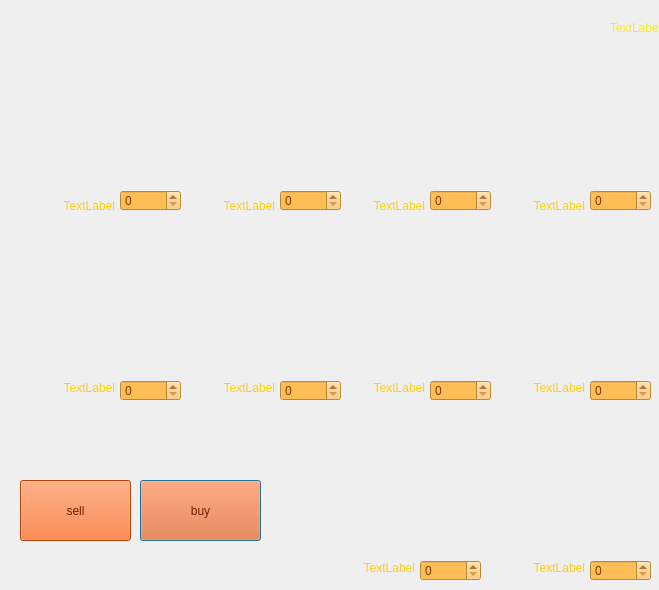
<?xml version="1.0" encoding="UTF-8"?>
<ui version="4.0">
 <class>store</class>
 <widget class="QDialog" name="store">
  <property name="geometry">
   <rect>
    <x>0</x>
    <y>0</y>
    <width>659</width>
    <height>590</height>
   </rect>
  </property>
  <property name="minimumSize">
   <size>
    <width>659</width>
    <height>590</height>
   </size>
  </property>
  <property name="maximumSize">
   <size>
    <width>659</width>
    <height>590</height>
   </size>
  </property>
  <property name="windowTitle">
   <string>Store</string>
  </property>
  <widget class="QLabel" name="label">
   <property name="geometry">
    <rect>
     <x>0</x>
     <y>0</y>
     <width>661</width>
     <height>991</height>
    </rect>
   </property>
   <property name="text">
    <string/>
   </property>
   <property name="pixmap">
    <pixmap resource="game_recources.qrc">:/game_backgrounds/pics_project/shelf.png</pixmap>
   </property>
   <property name="scaledContents">
    <bool>true</bool>
   </property>
  </widget>
  <widget class="QPushButton" name="buy_pushButton">
   <property name="geometry">
    <rect>
     <x>140</x>
     <y>480</y>
     <width>121</width>
     <height>61</height>
    </rect>
   </property>
   <property name="cursor">
    <cursorShape>PointingHandCursor</cursorShape>
   </property>
   <property name="styleSheet">
    <string notr="true">background-color: rgb(255, 95, 15);
color: rgb(117, 29, 0);
font: 75 16pt &quot;MS Shell Dlg 2&quot;;</string>
   </property>
   <property name="text">
    <string>buy</string>
   </property>
  </widget>
  <widget class="QPushButton" name="sell_pushButton">
   <property name="geometry">
    <rect>
     <x>20</x>
     <y>480</y>
     <width>111</width>
     <height>61</height>
    </rect>
   </property>
   <property name="cursor">
    <cursorShape>PointingHandCursor</cursorShape>
   </property>
   <property name="styleSheet">
    <string notr="true">background-color: rgb(255, 95, 15);
color: rgb(117, 29, 0);
font: 75 16pt &quot;MS Shell Dlg 2&quot;;</string>
   </property>
   <property name="text">
    <string>sell</string>
   </property>
  </widget>
  <widget class="QLabel" name="label_2">
   <property name="geometry">
    <rect>
     <x>520</x>
     <y>410</y>
     <width>151</width>
     <height>151</height>
    </rect>
   </property>
   <property name="cursor">
    <cursorShape>WhatsThisCursor</cursorShape>
   </property>
   <property name="toolTip">
    <string>&lt;html&gt;&lt;head/&gt;&lt;body&gt;&lt;p&gt;Wheat&lt;/p&gt;&lt;/body&gt;&lt;/html&gt;</string>
   </property>
   <property name="text">
    <string/>
   </property>
   <property name="pixmap">
    <pixmap resource="game_recources.qrc">:/game_backgrounds/pics_project/store_wheat.png</pixmap>
   </property>
   <property name="scaledContents">
    <bool>true</bool>
   </property>
  </widget>
  <widget class="QLabel" name="label_7">
   <property name="geometry">
    <rect>
     <x>10</x>
     <y>0</y>
     <width>181</width>
     <height>191</height>
    </rect>
   </property>
   <property name="cursor">
    <cursorShape>WhatsThisCursor</cursorShape>
   </property>
   <property name="toolTip">
    <string>&lt;html&gt;&lt;head/&gt;&lt;body&gt;&lt;p&gt;Cow&lt;/p&gt;&lt;/body&gt;&lt;/html&gt;</string>
   </property>
   <property name="text">
    <string/>
   </property>
   <property name="pixmap">
    <pixmap resource="game_recources.qrc">:/game_backgrounds/pics_project/store_cow.png</pixmap>
   </property>
   <property name="scaledContents">
    <bool>true</bool>
   </property>
  </widget>
  <widget class="QLabel" name="label_8">
   <property name="geometry">
    <rect>
     <x>70</x>
     <y>240</y>
     <width>101</width>
     <height>141</height>
    </rect>
   </property>
   <property name="cursor">
    <cursorShape>WhatsThisCursor</cursorShape>
   </property>
   <property name="toolTip">
    <string>&lt;html&gt;&lt;head/&gt;&lt;body&gt;&lt;p&gt;Hen&lt;/p&gt;&lt;/body&gt;&lt;/html&gt;</string>
   </property>
   <property name="text">
    <string/>
   </property>
   <property name="pixmap">
    <pixmap resource="game_recources.qrc">:/game_backgrounds/pics_project/store_hen.png</pixmap>
   </property>
   <property name="scaledContents">
    <bool>true</bool>
   </property>
  </widget>
  <widget class="QLabel" name="label_9">
   <property name="geometry">
    <rect>
     <x>210</x>
     <y>70</y>
     <width>111</width>
     <height>121</height>
    </rect>
   </property>
   <property name="cursor">
    <cursorShape>WhatsThisCursor</cursorShape>
   </property>
   <property name="toolTip">
    <string>&lt;html&gt;&lt;head/&gt;&lt;body&gt;&lt;p&gt;Milk&lt;/p&gt;&lt;/body&gt;&lt;/html&gt;</string>
   </property>
   <property name="text">
    <string/>
   </property>
   <property name="pixmap">
    <pixmap resource="game_recources.qrc">:/game_backgrounds/pics_project/store_milk.png</pixmap>
   </property>
   <property name="scaledContents">
    <bool>true</bool>
   </property>
  </widget>
  <widget class="QLabel" name="label_10">
   <property name="geometry">
    <rect>
     <x>370</x>
     <y>240</y>
     <width>111</width>
     <height>131</height>
    </rect>
   </property>
   <property name="cursor">
    <cursorShape>WhatsThisCursor</cursorShape>
   </property>
   <property name="toolTip">
    <string>&lt;html&gt;&lt;head/&gt;&lt;body&gt;&lt;p&gt;&lt;span style=&quot; font-family:'roboto','arial','sans-serif'; font-size:13px; color:#000000; background-color:#ffffff;&quot;&gt;Shovel&lt;/span&gt;&lt;/p&gt;&lt;/body&gt;&lt;/html&gt;</string>
   </property>
   <property name="text">
    <string/>
   </property>
   <property name="pixmap">
    <pixmap resource="game_recources.qrc">:/game_backgrounds/pics_project/shovel.png</pixmap>
   </property>
   <property name="scaledContents">
    <bool>true</bool>
   </property>
  </widget>
  <widget class="QLabel" name="label_11">
   <property name="geometry">
    <rect>
     <x>550</x>
     <y>100</y>
     <width>91</width>
     <height>101</height>
    </rect>
   </property>
   <property name="cursor">
    <cursorShape>WhatsThisCursor</cursorShape>
   </property>
   <property name="toolTip">
    <string>&lt;html&gt;&lt;head/&gt;&lt;body&gt;&lt;p&gt;Wool&lt;/p&gt;&lt;/body&gt;&lt;/html&gt;</string>
   </property>
   <property name="text">
    <string/>
   </property>
   <property name="pixmap">
    <pixmap resource="game_recources.qrc">:/game_backgrounds/pics_project/wool.png</pixmap>
   </property>
   <property name="scaledContents">
    <bool>true</bool>
   </property>
  </widget>
  <widget class="QLabel" name="label_12">
   <property name="geometry">
    <rect>
     <x>350</x>
     <y>40</y>
     <width>161</width>
     <height>151</height>
    </rect>
   </property>
   <property name="cursor">
    <cursorShape>WhatsThisCursor</cursorShape>
   </property>
   <property name="toolTip">
    <string>&lt;html&gt;&lt;head/&gt;&lt;body&gt;&lt;p&gt;Sheep&lt;/p&gt;&lt;/body&gt;&lt;/html&gt;</string>
   </property>
   <property name="text">
    <string/>
   </property>
   <property name="pixmap">
    <pixmap resource="game_recources.qrc">:/game_backgrounds/pics_project/store_sheep.png</pixmap>
   </property>
   <property name="scaledContents">
    <bool>true</bool>
   </property>
  </widget>
  <widget class="QLabel" name="label_13">
   <property name="geometry">
    <rect>
     <x>240</x>
     <y>280</y>
     <width>71</width>
     <height>101</height>
    </rect>
   </property>
   <property name="cursor">
    <cursorShape>WhatsThisCursor</cursorShape>
   </property>
   <property name="toolTip">
    <string>&lt;html&gt;&lt;head/&gt;&lt;body&gt;&lt;p&gt;Egg&lt;/p&gt;&lt;/body&gt;&lt;/html&gt;</string>
   </property>
   <property name="text">
    <string/>
   </property>
   <property name="pixmap">
    <pixmap resource="game_recources.qrc">:/game_backgrounds/pics_project/egg.png</pixmap>
   </property>
   <property name="scaledContents">
    <bool>true</bool>
   </property>
  </widget>
  <widget class="QLabel" name="label_3">
   <property name="geometry">
    <rect>
     <x>390</x>
     <y>420</y>
     <width>101</width>
     <height>131</height>
    </rect>
   </property>
   <property name="cursor">
    <cursorShape>WhatsThisCursor</cursorShape>
   </property>
   <property name="toolTip">
    <string>&lt;html&gt;&lt;head/&gt;&lt;body&gt;&lt;p&gt;Alfalfa&lt;/p&gt;&lt;/body&gt;&lt;/html&gt;</string>
   </property>
   <property name="text">
    <string/>
   </property>
   <property name="pixmap">
    <pixmap resource="game_recources.qrc">:/game_backgrounds/pics_project/Tea_plant.png</pixmap>
   </property>
   <property name="scaledContents">
    <bool>true</bool>
   </property>
  </widget>
  <widget class="QLabel" name="label_14">
   <property name="geometry">
    <rect>
     <x>590</x>
     <y>300</y>
     <width>21</width>
     <height>71</height>
    </rect>
   </property>
   <property name="cursor">
    <cursorShape>WhatsThisCursor</cursorShape>
   </property>
   <property name="toolTip">
    <string>&lt;html&gt;&lt;head/&gt;&lt;body&gt;&lt;p&gt;Nail&lt;/p&gt;&lt;/body&gt;&lt;/html&gt;</string>
   </property>
   <property name="text">
    <string/>
   </property>
   <property name="pixmap">
    <pixmap resource="game_recources.qrc">:/game_backgrounds/pics_project/nail.png</pixmap>
   </property>
   <property name="scaledContents">
    <bool>true</bool>
   </property>
  </widget>
  <widget class="QSpinBox" name="alfala_spinBox">
   <property name="geometry">
    <rect>
     <x>420</x>
     <y>560</y>
     <width>61</width>
     <height>21</height>
    </rect>
   </property>
   <property name="styleSheet">
    <string notr="true">color: rgb(127, 53, 0);
background-color: rgb(255, 190, 85);</string>
   </property>
  </widget>
  <widget class="QSpinBox" name="wheat_pinBox">
   <property name="geometry">
    <rect>
     <x>590</x>
     <y>560</y>
     <width>61</width>
     <height>21</height>
    </rect>
   </property>
   <property name="styleSheet">
    <string notr="true">color: rgb(127, 53, 0);
background-color: rgb(255, 190, 85);</string>
   </property>
  </widget>
  <widget class="QSpinBox" name="nail_spinBox">
   <property name="geometry">
    <rect>
     <x>590</x>
     <y>380</y>
     <width>61</width>
     <height>21</height>
    </rect>
   </property>
   <property name="styleSheet">
    <string notr="true">color: rgb(127, 53, 0);
background-color: rgb(255, 190, 85);</string>
   </property>
  </widget>
  <widget class="QSpinBox" name="shovel_spinBox">
   <property name="geometry">
    <rect>
     <x>430</x>
     <y>380</y>
     <width>61</width>
     <height>21</height>
    </rect>
   </property>
   <property name="styleSheet">
    <string notr="true">color: rgb(127, 53, 0);
background-color: rgb(255, 190, 85);</string>
   </property>
  </widget>
  <widget class="QSpinBox" name="egg_spinBox">
   <property name="geometry">
    <rect>
     <x>280</x>
     <y>380</y>
     <width>61</width>
     <height>21</height>
    </rect>
   </property>
   <property name="styleSheet">
    <string notr="true">color: rgb(127, 53, 0);
background-color: rgb(255, 190, 85);</string>
   </property>
  </widget>
  <widget class="QSpinBox" name="hen_spinBox">
   <property name="geometry">
    <rect>
     <x>120</x>
     <y>380</y>
     <width>61</width>
     <height>21</height>
    </rect>
   </property>
   <property name="styleSheet">
    <string notr="true">color: rgb(127, 53, 0);
background-color: rgb(255, 190, 85);</string>
   </property>
  </widget>
  <widget class="QSpinBox" name="cow_spinBox">
   <property name="geometry">
    <rect>
     <x>120</x>
     <y>190</y>
     <width>61</width>
     <height>21</height>
    </rect>
   </property>
   <property name="styleSheet">
    <string notr="true">color: rgb(127, 53, 0);
background-color: rgb(255, 190, 85);</string>
   </property>
  </widget>
  <widget class="QSpinBox" name="milk_spinBox">
   <property name="geometry">
    <rect>
     <x>280</x>
     <y>190</y>
     <width>61</width>
     <height>21</height>
    </rect>
   </property>
   <property name="styleSheet">
    <string notr="true">color: rgb(127, 53, 0);
background-color: rgb(255, 190, 85);</string>
   </property>
  </widget>
  <widget class="QSpinBox" name="sheep_spinBox">
   <property name="geometry">
    <rect>
     <x>430</x>
     <y>190</y>
     <width>61</width>
     <height>21</height>
    </rect>
   </property>
   <property name="styleSheet">
    <string notr="true">color: rgb(127, 53, 0);
background-color: rgb(255, 190, 85);</string>
   </property>
  </widget>
  <widget class="QSpinBox" name="wool_spinBox">
   <property name="geometry">
    <rect>
     <x>590</x>
     <y>190</y>
     <width>61</width>
     <height>21</height>
    </rect>
   </property>
   <property name="styleSheet">
    <string notr="true">color: rgb(127, 53, 0);
background-color: rgb(255, 190, 85);</string>
   </property>
  </widget>
  <widget class="QLabel" name="label_4">
   <property name="geometry">
    <rect>
     <x>550</x>
     <y>0</y>
     <width>61</width>
     <height>61</height>
    </rect>
   </property>
   <property name="text">
    <string/>
   </property>
   <property name="pixmap">
    <pixmap resource="game_recources.qrc">:/game_backgrounds/pics_project/coin.png</pixmap>
   </property>
   <property name="scaledContents">
    <bool>true</bool>
   </property>
  </widget>
  <widget class="QLabel" name="coin_label">
   <property name="geometry">
    <rect>
     <x>610</x>
     <y>20</y>
     <width>55</width>
     <height>16</height>
    </rect>
   </property>
   <property name="styleSheet">
    <string notr="true">color: rgb(255, 238, 3);
font: 14pt &quot;MS Shell Dlg 2&quot;;
</string>
   </property>
   <property name="text">
    <string>TextLabel</string>
   </property>
  </widget>
  <widget class="QLabel" name="wool_label">
   <property name="geometry">
    <rect>
     <x>530</x>
     <y>190</y>
     <width>55</width>
     <height>31</height>
    </rect>
   </property>
   <property name="styleSheet">
    <string notr="true">color: rgb(255, 206, 11);
font: 11pt &quot;MS Shell Dlg 2&quot;;</string>
   </property>
   <property name="text">
    <string>TextLabel</string>
   </property>
   <property name="alignment">
    <set>Qt::AlignRight|Qt::AlignTrailing|Qt::AlignVCenter</set>
   </property>
  </widget>
  <widget class="QLabel" name="sheep_label">
   <property name="geometry">
    <rect>
     <x>370</x>
     <y>190</y>
     <width>55</width>
     <height>31</height>
    </rect>
   </property>
   <property name="styleSheet">
    <string notr="true">color: rgb(255, 206, 11);
font: 11pt &quot;MS Shell Dlg 2&quot;;</string>
   </property>
   <property name="text">
    <string>TextLabel</string>
   </property>
   <property name="alignment">
    <set>Qt::AlignRight|Qt::AlignTrailing|Qt::AlignVCenter</set>
   </property>
  </widget>
  <widget class="QLabel" name="milk_label">
   <property name="geometry">
    <rect>
     <x>220</x>
     <y>190</y>
     <width>55</width>
     <height>31</height>
    </rect>
   </property>
   <property name="styleSheet">
    <string notr="true">color: rgb(255, 206, 11);
font: 11pt &quot;MS Shell Dlg 2&quot;;</string>
   </property>
   <property name="text">
    <string>TextLabel</string>
   </property>
   <property name="alignment">
    <set>Qt::AlignRight|Qt::AlignTrailing|Qt::AlignVCenter</set>
   </property>
  </widget>
  <widget class="QLabel" name="cow_label">
   <property name="geometry">
    <rect>
     <x>60</x>
     <y>190</y>
     <width>55</width>
     <height>31</height>
    </rect>
   </property>
   <property name="styleSheet">
    <string notr="true">color: rgb(255, 206, 11);
font: 11pt &quot;MS Shell Dlg 2&quot;;</string>
   </property>
   <property name="text">
    <string>TextLabel</string>
   </property>
   <property name="alignment">
    <set>Qt::AlignRight|Qt::AlignTrailing|Qt::AlignVCenter</set>
   </property>
  </widget>
  <widget class="QLabel" name="hen_label">
   <property name="geometry">
    <rect>
     <x>60</x>
     <y>380</y>
     <width>55</width>
     <height>16</height>
    </rect>
   </property>
   <property name="styleSheet">
    <string notr="true">color: rgb(255, 206, 11);
font: 11pt &quot;MS Shell Dlg 2&quot;;</string>
   </property>
   <property name="text">
    <string>TextLabel</string>
   </property>
   <property name="alignment">
    <set>Qt::AlignRight|Qt::AlignTrailing|Qt::AlignVCenter</set>
   </property>
  </widget>
  <widget class="QLabel" name="egg_label">
   <property name="geometry">
    <rect>
     <x>220</x>
     <y>380</y>
     <width>55</width>
     <height>16</height>
    </rect>
   </property>
   <property name="styleSheet">
    <string notr="true">color: rgb(255, 206, 11);
font: 11pt &quot;MS Shell Dlg 2&quot;;</string>
   </property>
   <property name="text">
    <string>TextLabel</string>
   </property>
   <property name="alignment">
    <set>Qt::AlignRight|Qt::AlignTrailing|Qt::AlignVCenter</set>
   </property>
  </widget>
  <widget class="QLabel" name="shovel_label">
   <property name="geometry">
    <rect>
     <x>370</x>
     <y>380</y>
     <width>55</width>
     <height>16</height>
    </rect>
   </property>
   <property name="styleSheet">
    <string notr="true">color: rgb(255, 206, 11);
font: 11pt &quot;MS Shell Dlg 2&quot;;</string>
   </property>
   <property name="text">
    <string>TextLabel</string>
   </property>
   <property name="alignment">
    <set>Qt::AlignRight|Qt::AlignTrailing|Qt::AlignVCenter</set>
   </property>
  </widget>
  <widget class="QLabel" name="nail_label">
   <property name="geometry">
    <rect>
     <x>530</x>
     <y>380</y>
     <width>55</width>
     <height>16</height>
    </rect>
   </property>
   <property name="styleSheet">
    <string notr="true">color: rgb(255, 206, 11);
font: 11pt &quot;MS Shell Dlg 2&quot;;</string>
   </property>
   <property name="text">
    <string>TextLabel</string>
   </property>
   <property name="alignment">
    <set>Qt::AlignRight|Qt::AlignTrailing|Qt::AlignVCenter</set>
   </property>
  </widget>
  <widget class="QLabel" name="wheat_label">
   <property name="geometry">
    <rect>
     <x>530</x>
     <y>560</y>
     <width>55</width>
     <height>16</height>
    </rect>
   </property>
   <property name="styleSheet">
    <string notr="true">color: rgb(255, 206, 11);
font: 11pt &quot;MS Shell Dlg 2&quot;;</string>
   </property>
   <property name="text">
    <string>TextLabel</string>
   </property>
   <property name="alignment">
    <set>Qt::AlignRight|Qt::AlignTrailing|Qt::AlignVCenter</set>
   </property>
  </widget>
  <widget class="QLabel" name="alfalfa_label">
   <property name="geometry">
    <rect>
     <x>360</x>
     <y>560</y>
     <width>55</width>
     <height>16</height>
    </rect>
   </property>
   <property name="styleSheet">
    <string notr="true">color: rgb(255, 206, 11);
font: 11pt &quot;MS Shell Dlg 2&quot;;</string>
   </property>
   <property name="text">
    <string>TextLabel</string>
   </property>
   <property name="alignment">
    <set>Qt::AlignRight|Qt::AlignTrailing|Qt::AlignVCenter</set>
   </property>
  </widget>
 </widget>
 <resources>
  <include location="game_recources.qrc"/>
 </resources>
 <connections/>
</ui>
